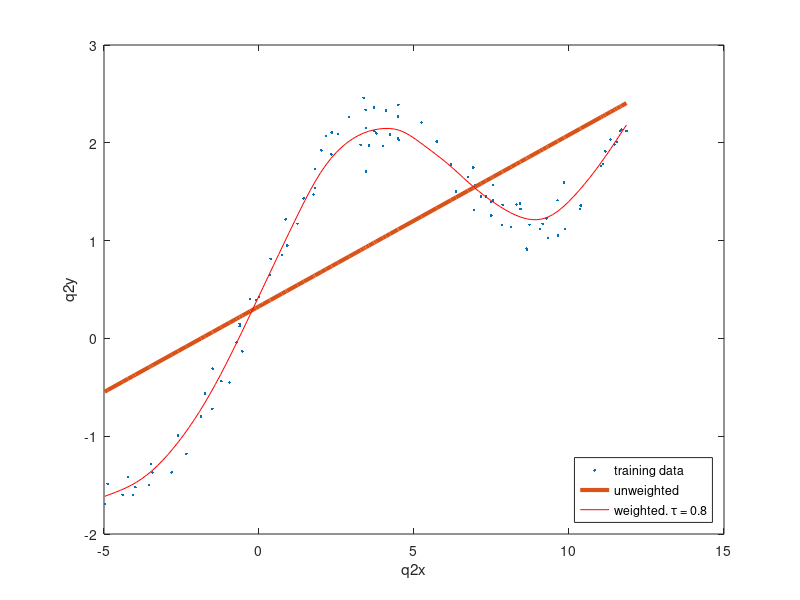

Write the MATLAB code that produced this figure.
clear all; close all; clc;
xx = dlmread('q2x.dat');
yy = dlmread('q2y.dat');
plot(xx,yy,'.');
hold on;
%axis equal;
xlabel('q2x');
ylabel('q2y');

mm = length(yy);
nn = 2;
xx = [ones(mm,1) xx];

% i
th = ( xx' * xx ) \ xx' * yy;
x_sorted = sortrows(xx,2);
y_unweighted = x_sorted * th;
plot(x_sorted(:,2), y_unweighted,'linewidth',3);

% ii and iii
nn_query = 100;
xx_query = [ones(nn_query,1) linspace(min(xx(:,2)),max(xx(:,2)),nn_query)'];
tau      = .8; % bandwidth %[0.1 .3 .8 2 10];
for idx = 1:length(tau) % tau's
    y_weighted = zeros(nn_query,1);
    for jdx = 1:nn_query % query points
        ww = zeros(mm);
        for kdx = 1:mm % training data
            ww(kdx,kdx) = exp(-1/2/tau(idx)^2*(xx_query(jdx,2)- xx(kdx,2))^2);
        end
        th = (xx'*ww*xx)\xx'*ww*yy;
        y_weighted(jdx) = xx_query(jdx,:) * th;
    end
    plot(xx_query(:,2),y_weighted,'r');
end
hh = legend('training data','unweighted',['weighted. \tau = ' num2str(tau(1))]);
set(hh,'location','southeast')